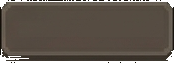
#> input picture docs/design/ui/msw_custom_ui_assets_pack/ui8_import_raw/ui8_btn_disabled.png, 174 x 63 px; its folder holds only this picture in this run
$ python clean_ui8_edges.py
#> lines starting #> are read from the running program, lines starting #| are printed output that depends on the picture; after the words box and inside, x2 and y2 are one past the last pixel; in counts of white or black regions, pixels touching at a corner belong together
"""ui8 원본 그림 가장자리 정리 (2026-10-21).

받은 원본(01_~07_ 폴더)의 배경 제거가 거칠어 실루엣 외곽선에 1~2px 구멍이 뚫리고, 외곽 밖으로 점이 튀어나오고,
본체와 떨어진 잔여 점이 남아 있다(audit_ui8_edges.py). 원본은 그대로 두고 ui8_import 결과물만 정리한다.

1) 떨어진 잔여 점 제거: 본체와 이어지지 않은 작은 덩어리(STRAY_MAX px 이하) → 투명
2) 알파 3×3 중앙값(MedianFilter): 1px 구멍 메움 · 튀어나온 점 제거 · 들쭉날쭉한 외곽 고르게 (안쪽 불투명 영역은 그대로)
3) 새로 불투명해진 화소의 색 = 가장 가까운 원래 불투명 화소 색(외곽선 색 유지), 투명 화소 색도 번짐 처리
제외: KEEP_SOFT — 일부러 반투명인 그림(알약 배지·선택 칸 빛)은 알파 값을 바꾸지 않고 1) 만 한다.

사용: python -I clean_ui8_edges.py            → ui8_import 전체 정리(제자리 덮어쓰기 전 ui8_import_raw/ 에 원래본 보관)
      python -I clean_ui8_edges.py --preview 이름...  → 정리 전후 비교 PNG 만 ui8_preview/edge_*.png 로
"""
import json
import os
import shutil
import sys
from collections import deque

from PIL import Image, ImageFilter

HERE = os.path.dirname(os.path.abspath(__file__))
SRC = os.path.join(HERE, "ui8_import")
RAW = os.path.join(HERE, "ui8_import_raw")
PREV = os.path.join(HERE, "ui8_preview")
STRAY_MAX = 12
KEEP_SOFT = {"ui8_pill_badge", "ui8_quick_cell_sel"}
# 아이콘은 세부 묘사(가는 선·반짝임)를 지키려고 1번, 판·버튼·배지는 외곽선 끊김이 길어 2번
PASSES_ICON = 1
PASSES_FRAME = 2
OUTLIER = 96  # 늘림 구간에서 줄 대표 알파와 이만큼 넘게 다르면 끊김/튐으로 본다
META = json.load(open(os.path.join(HERE, "ui8_pieces.json"), encoding="utf-8"))
#> (reads docs/design/ui/msw_custom_ui_assets_pack/ui8_pieces.json from the repository)


# [24 lines left out: function components, not called in this run]


def clean(im, soft=False, passes=1, meta=None):
#> called with soft = False, passes = 2
    im = im.convert("RGBA")
#> im is the input picture: PIL image 174x63 RGBA; mean R, G, B, A 80.4, 71.3, 61.8, 236.7
    w, h = im.size
#> w = 174; h = 63
    r, g, b, a = im.split()
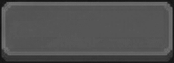
#> r: PIL image 174x63 L; min 13, max 117, mean 80.4
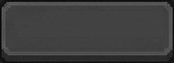
#> b: PIL image 174x63 L; min 4, max 95, mean 61.8
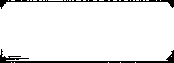
#> a: PIL image 174x63 L; 92.8% white; 2 black regions, box (x1, y1, x2, y2) and area: (0, 49, 174, 63) 475, (0, 0, 174, 9) 310
#> (the run stopped early here; a loop or call above may not have finished)
